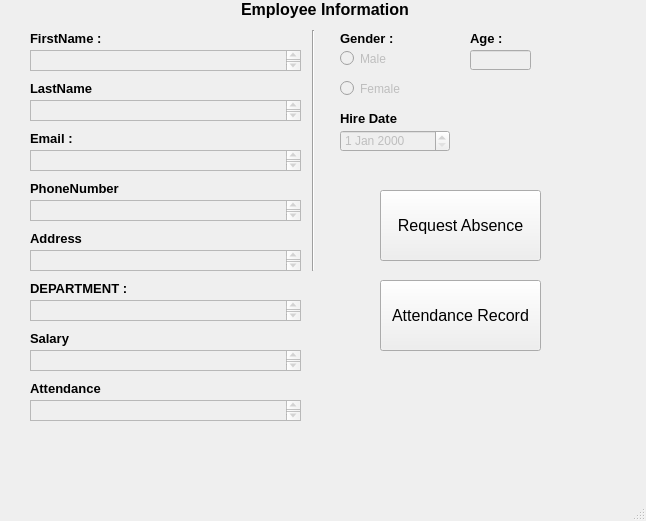
<?xml version="1.0" encoding="UTF-8"?>
<ui version="4.0">
 <class>MainWindow</class>
 <widget class="QMainWindow" name="MainWindow">
  <property name="geometry">
   <rect>
    <x>0</x>
    <y>0</y>
    <width>646</width>
    <height>521</height>
   </rect>
  </property>
  <property name="windowTitle">
   <string>MainWindow</string>
  </property>
  <widget class="QWidget" name="centralwidget">
   <widget class="QLabel" name="label">
    <property name="geometry">
     <rect>
      <x>220</x>
      <y>10</y>
      <width>47</width>
      <height>13</height>
     </rect>
    </property>
    <property name="text">
     <string/>
    </property>
   </widget>
   <widget class="QLabel" name="label_2">
    <property name="geometry">
     <rect>
      <x>150</x>
      <y>0</y>
      <width>350</width>
      <height>19</height>
     </rect>
    </property>
    <property name="font">
     <font>
      <pointsize>12</pointsize>
      <weight>75</weight>
      <bold>true</bold>
     </font>
    </property>
    <property name="text">
     <string>Employee Information</string>
    </property>
    <property name="alignment">
     <set>Qt::AlignCenter</set>
    </property>
   </widget>
   <widget class="QLabel" name="label_4">
    <property name="geometry">
     <rect>
      <x>30</x>
      <y>30</y>
      <width>131</width>
      <height>16</height>
     </rect>
    </property>
    <property name="font">
     <font>
      <pointsize>10</pointsize>
      <weight>75</weight>
      <bold>true</bold>
     </font>
    </property>
    <property name="text">
     <string>FirstName :</string>
    </property>
   </widget>
   <widget class="QTextBrowser" name="textBrowser_2">
    <property name="enabled">
     <bool>false</bool>
    </property>
    <property name="geometry">
     <rect>
      <x>30</x>
      <y>50</y>
      <width>271</width>
      <height>21</height>
     </rect>
    </property>
   </widget>
   <widget class="QLabel" name="label_5">
    <property name="geometry">
     <rect>
      <x>30</x>
      <y>130</y>
      <width>131</width>
      <height>16</height>
     </rect>
    </property>
    <property name="font">
     <font>
      <pointsize>10</pointsize>
      <weight>75</weight>
      <bold>true</bold>
     </font>
    </property>
    <property name="text">
     <string>Email :</string>
    </property>
   </widget>
   <widget class="QTextBrowser" name="textBrowser_3">
    <property name="enabled">
     <bool>false</bool>
    </property>
    <property name="geometry">
     <rect>
      <x>30</x>
      <y>150</y>
      <width>271</width>
      <height>21</height>
     </rect>
    </property>
   </widget>
   <widget class="QLabel" name="label_6">
    <property name="geometry">
     <rect>
      <x>30</x>
      <y>280</y>
      <width>131</width>
      <height>16</height>
     </rect>
    </property>
    <property name="font">
     <font>
      <pointsize>10</pointsize>
      <weight>75</weight>
      <bold>true</bold>
     </font>
    </property>
    <property name="text">
     <string>DEPARTMENT :</string>
    </property>
   </widget>
   <widget class="QTextBrowser" name="textBrowser_4">
    <property name="enabled">
     <bool>false</bool>
    </property>
    <property name="geometry">
     <rect>
      <x>30</x>
      <y>300</y>
      <width>271</width>
      <height>21</height>
     </rect>
    </property>
   </widget>
   <widget class="QLabel" name="label_7">
    <property name="geometry">
     <rect>
      <x>340</x>
      <y>30</y>
      <width>61</width>
      <height>16</height>
     </rect>
    </property>
    <property name="font">
     <font>
      <pointsize>10</pointsize>
      <weight>75</weight>
      <bold>true</bold>
     </font>
    </property>
    <property name="text">
     <string>Gender :</string>
    </property>
   </widget>
   <widget class="QRadioButton" name="radioButton">
    <property name="enabled">
     <bool>false</bool>
    </property>
    <property name="geometry">
     <rect>
      <x>340</x>
      <y>50</y>
      <width>82</width>
      <height>17</height>
     </rect>
    </property>
    <property name="text">
     <string>Male</string>
    </property>
   </widget>
   <widget class="QRadioButton" name="radioButton_2">
    <property name="enabled">
     <bool>false</bool>
    </property>
    <property name="geometry">
     <rect>
      <x>340</x>
      <y>80</y>
      <width>82</width>
      <height>17</height>
     </rect>
    </property>
    <property name="text">
     <string>Female</string>
    </property>
   </widget>
   <widget class="Line" name="line">
    <property name="geometry">
     <rect>
      <x>303</x>
      <y>30</y>
      <width>20</width>
      <height>241</height>
     </rect>
    </property>
    <property name="orientation">
     <enum>Qt::Vertical</enum>
    </property>
   </widget>
   <widget class="QLabel" name="label_8">
    <property name="geometry">
     <rect>
      <x>470</x>
      <y>30</y>
      <width>61</width>
      <height>16</height>
     </rect>
    </property>
    <property name="font">
     <font>
      <pointsize>10</pointsize>
      <weight>75</weight>
      <bold>true</bold>
     </font>
    </property>
    <property name="text">
     <string>Age :</string>
    </property>
   </widget>
   <widget class="QLineEdit" name="lineEdit">
    <property name="enabled">
     <bool>false</bool>
    </property>
    <property name="geometry">
     <rect>
      <x>470</x>
      <y>50</y>
      <width>61</width>
      <height>20</height>
     </rect>
    </property>
   </widget>
   <widget class="QLabel" name="label_9">
    <property name="geometry">
     <rect>
      <x>340</x>
      <y>110</y>
      <width>61</width>
      <height>16</height>
     </rect>
    </property>
    <property name="font">
     <font>
      <pointsize>10</pointsize>
      <weight>75</weight>
      <bold>true</bold>
     </font>
    </property>
    <property name="text">
     <string>Hire Date</string>
    </property>
   </widget>
   <widget class="QDateEdit" name="dateEdit">
    <property name="enabled">
     <bool>false</bool>
    </property>
    <property name="geometry">
     <rect>
      <x>340</x>
      <y>130</y>
      <width>110</width>
      <height>22</height>
     </rect>
    </property>
   </widget>
   <widget class="QPushButton" name="pushButton">
    <property name="geometry">
     <rect>
      <x>380</x>
      <y>190</y>
      <width>161</width>
      <height>71</height>
     </rect>
    </property>
    <property name="font">
     <font>
      <pointsize>12</pointsize>
     </font>
    </property>
    <property name="text">
     <string>Request Absence</string>
    </property>
   </widget>
   <widget class="QLabel" name="label_10">
    <property name="geometry">
     <rect>
      <x>30</x>
      <y>330</y>
      <width>131</width>
      <height>16</height>
     </rect>
    </property>
    <property name="font">
     <font>
      <pointsize>10</pointsize>
      <weight>75</weight>
      <bold>true</bold>
     </font>
    </property>
    <property name="text">
     <string>Salary</string>
    </property>
   </widget>
   <widget class="QTextBrowser" name="textBrowser_5">
    <property name="enabled">
     <bool>false</bool>
    </property>
    <property name="geometry">
     <rect>
      <x>30</x>
      <y>350</y>
      <width>271</width>
      <height>21</height>
     </rect>
    </property>
   </widget>
   <widget class="QLabel" name="label_11">
    <property name="geometry">
     <rect>
      <x>30</x>
      <y>80</y>
      <width>131</width>
      <height>16</height>
     </rect>
    </property>
    <property name="font">
     <font>
      <pointsize>10</pointsize>
      <weight>75</weight>
      <bold>true</bold>
     </font>
    </property>
    <property name="text">
     <string>LastName</string>
    </property>
   </widget>
   <widget class="QTextBrowser" name="textBrowser_6">
    <property name="enabled">
     <bool>false</bool>
    </property>
    <property name="geometry">
     <rect>
      <x>30</x>
      <y>100</y>
      <width>271</width>
      <height>21</height>
     </rect>
    </property>
   </widget>
   <widget class="QLabel" name="label_12">
    <property name="geometry">
     <rect>
      <x>30</x>
      <y>180</y>
      <width>131</width>
      <height>16</height>
     </rect>
    </property>
    <property name="font">
     <font>
      <pointsize>10</pointsize>
      <weight>75</weight>
      <bold>true</bold>
     </font>
    </property>
    <property name="text">
     <string>PhoneNumber</string>
    </property>
   </widget>
   <widget class="QTextBrowser" name="textBrowser_7">
    <property name="enabled">
     <bool>false</bool>
    </property>
    <property name="geometry">
     <rect>
      <x>30</x>
      <y>200</y>
      <width>271</width>
      <height>21</height>
     </rect>
    </property>
   </widget>
   <widget class="QLabel" name="label_13">
    <property name="geometry">
     <rect>
      <x>30</x>
      <y>230</y>
      <width>131</width>
      <height>16</height>
     </rect>
    </property>
    <property name="font">
     <font>
      <pointsize>10</pointsize>
      <weight>75</weight>
      <bold>true</bold>
     </font>
    </property>
    <property name="text">
     <string>Address</string>
    </property>
   </widget>
   <widget class="QTextBrowser" name="textBrowser_8">
    <property name="enabled">
     <bool>false</bool>
    </property>
    <property name="geometry">
     <rect>
      <x>30</x>
      <y>250</y>
      <width>271</width>
      <height>21</height>
     </rect>
    </property>
   </widget>
   <widget class="QLabel" name="label_14">
    <property name="geometry">
     <rect>
      <x>30</x>
      <y>380</y>
      <width>131</width>
      <height>16</height>
     </rect>
    </property>
    <property name="font">
     <font>
      <pointsize>10</pointsize>
      <weight>75</weight>
      <bold>true</bold>
     </font>
    </property>
    <property name="text">
     <string>Attendance</string>
    </property>
   </widget>
   <widget class="QTextBrowser" name="textBrowser_9">
    <property name="enabled">
     <bool>false</bool>
    </property>
    <property name="geometry">
     <rect>
      <x>30</x>
      <y>400</y>
      <width>271</width>
      <height>21</height>
     </rect>
    </property>
   </widget>
   <widget class="QPushButton" name="pushButton_2">
    <property name="geometry">
     <rect>
      <x>380</x>
      <y>280</y>
      <width>161</width>
      <height>71</height>
     </rect>
    </property>
    <property name="font">
     <font>
      <pointsize>12</pointsize>
     </font>
    </property>
    <property name="text">
     <string>Attendance Record</string>
    </property>
   </widget>
  </widget>
  <widget class="QMenuBar" name="menubar">
   <property name="geometry">
    <rect>
     <x>0</x>
     <y>0</y>
     <width>646</width>
     <height>21</height>
    </rect>
   </property>
  </widget>
  <widget class="QStatusBar" name="statusbar"/>
 </widget>
 <resources/>
 <connections/>
</ui>
